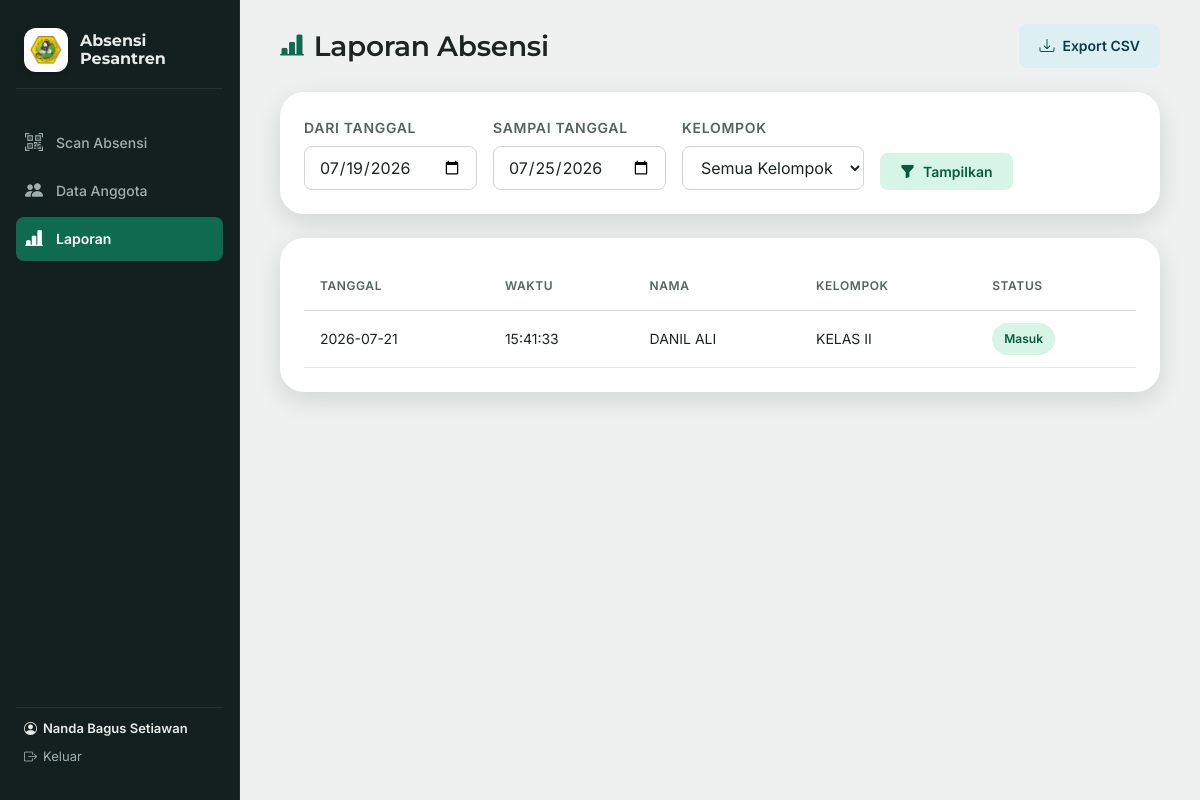
Before: /laporan (signed in) with the older database file.
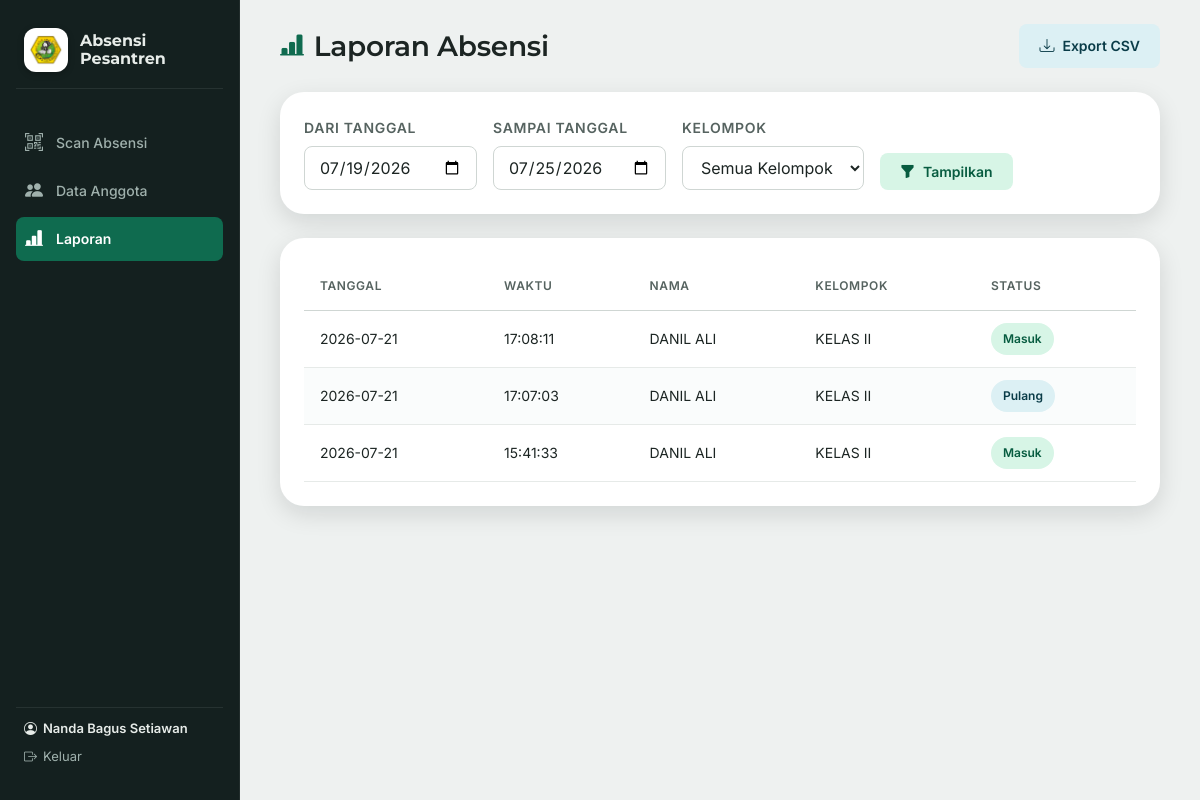
After: the same page with the newer database file.
### tables this page shows
CREATE TABLE absensi (
            id INTEGER PRIMARY KEY AUTOINCREMENT,
            anggota_id INTEGER NOT NULL,
            waktu TEXT NOT NULL,        -- timestamp lengkap ISO
            tanggal TEXT NOT NULL,      -- tanggal saja, buat gampang filter/laporan
            tipe TEXT NOT NULL,         -- 'masuk' atau 'pulang'
            FOREIGN KEY (anggota_id) REFERENCES anggota(id)
        );

CREATE TABLE anggota (
            id INTEGER PRIMARY KEY AUTOINCREMENT,
            kode_kartu TEXT UNIQUE NOT NULL,   -- kode dari hasil scan barcode/QR
            nama TEXT NOT NULL,
            kelompok TEXT,                      -- kelas/asrama/divisi
            status TEXT NOT NULL DEFAULT 'aktif',  -- aktif / nonaktif
            dibuat_pada TEXT NOT NULL
        , nis TEXT, alamat TEXT);

### app.py (the view)
@app.route("/laporan")
@login_required
def laporan():
    tanggal_akhir = request.args.get("sampai", date.today().isoformat())
    tanggal_mulai = request.args.get("dari", (date.today() - timedelta(days=6)).isoformat())
    kelompok = request.args.get("kelompok") or None
    data = db.get_laporan(tanggal_mulai, tanggal_akhir, kelompok)
    return render_template(
        "laporan.html",
        data=data,
        dari=tanggal_mulai,
        sampai=tanggal_akhir,
        kelompok_terpilih=kelompok,
        semua_kelompok=db.get_semua_kelompok(),
    )

### app.py (called while the page is built)
def login_required(view):
    @wraps(view)
    def wrapped(*args, **kwargs):
        if "user_id" not in session:
            return redirect(url_for("login"))
        return view(*args, **kwargs)
    return wrapped

@app.before_request
def pastikan_ada_admin():
    if request.endpoint in ("setup_admin", "static"):
        return
    if db.count_pengguna() == 0:
        return redirect(url_for("setup_admin"))

### database.py (called while the page is built)
def get_connection():
    conn = sqlite3.connect(DB_PATH)
    conn.row_factory = sqlite3.Row
    conn.execute("PRAGMA foreign_keys = ON")
    return conn

def count_pengguna():
    conn = get_connection()
    total = conn.execute("SELECT COUNT(*) AS c FROM pengguna").fetchone()["c"]
    conn.close()
    return total

def get_laporan(tanggal_mulai: str, tanggal_akhir: str, kelompok: str = None):
    conn = get_connection()
    query = """
        SELECT absensi.tanggal, absensi.waktu, absensi.tipe, anggota.nama, anggota.kelompok
        FROM absensi
        JOIN anggota ON anggota.id = absensi.anggota_id
        WHERE absensi.tanggal BETWEEN ? AND ?
    """
    params = [tanggal_mulai, tanggal_akhir]
    if kelompok:
        query += " AND anggota.kelompok = ?"
        params.append(kelompok)
    query += " ORDER BY absensi.waktu DESC"
    rows = conn.execute(query, params).fetchall()
    conn.close()
    return rows

def get_semua_kelompok():
    conn = get_connection()
    rows = conn.execute(
        "SELECT DISTINCT kelompok FROM anggota WHERE kelompok IS NOT NULL ORDER BY kelompok"
    ).fetchall()
    conn.close()
    return [r["kelompok"] for r in rows]

### templates/laporan.html (shortened to what this page needs)
{% extends "base.html" %}
{% block content %}
<div class="topbar">
  <h2><i class="bi bi-bar-chart-line-fill"></i> Laporan Absensi</h2>
  <a href="{{ url_for('export_laporan', dari=dari, sampai=sampai, kelompok=kelompok_terpilih) }}"
     class="btn btn-secondary"><i class="bi bi-download"></i> Export CSV</a>
</div>
<div class="card">
  <form method="GET" style="display:flex; gap: var(--space-sm); align-items:flex-end; flex-wrap: wrap;">
    <div class="field" style="margin-bottom:0;">
      <label for="dari">Dari Tanggal</label>
      <input type="date" id="dari" name="dari" value="{{ dari }}">
    </div>
    <div class="field" style="margin-bottom:0;">
      <label for="sampai">Sampai Tanggal</label>
      <input type="date" id="sampai" name="sampai" value="{{ sampai }}">
    </div>
    <div class="field" style="margin-bottom:0;">
      <label for="kelompok">Kelompok</label>
      <select id="kelompok" name="kelompok">
        <option value="">Semua Kelompok</option>
      </select>
    </div>
    <button type="submit" class="btn btn-primary"><i class="bi bi-funnel-fill"></i> Tampilkan</button>
  </form>
</div>
<div class="card">
  <table>
    <thead>
      <tr>
        <th>Tanggal</th>
        <th>Waktu</th>
        <th>Nama</th>
        <th>Kelompok</th>
        <th>Status</th>
      </tr>
    </thead>
    <tbody>
      {% for row in data %}
      <tr>
        <td>{{ row.tanggal }}</td>
        <td>{{ row.waktu[11:19] }}</td>
        <td>{{ row.nama }}</td>
        <td>{{ row.kelompok or '-' }}</td>
        <td><span class="chip chip-{{ row.tipe }}">{{ row.tipe|capitalize }}</span></td>
      </tr>
      {% else %}
      <tr><td colspan="5" style="color: var(--on-surface-variant);">Tidak ada data pada rentang tanggal ini.</td></tr>
      {% endfor %}
    </tbody>
  </table>
</div>
{% endblock %}

### templates/base.html (shortened to what this page needs)
<!DOCTYPE html>
<html lang="id">
<head>
  <link rel="stylesheet" href="https://cdn.jsdelivr.net/npm/bootstrap-icons@1.11.3/font/bootstrap-icons.css">
  <link rel="stylesheet" href="{{ url_for('static', filename='css/style.css') }}">
</head>
<body>
  <div class="app-shell">
    <aside class="sidebar">
      <div class="brand">
        <img src="{{ url_for('static', filename='img/logo.webp') }}" alt="Logo Pesantren" class="brand-logo">
        <span class="brand-name">Absensi Pesantren</span>
      </div>
      <nav>
        <a href="{{ url_for('beranda') }}" class="{{ 'active' if request.endpoint == 'beranda' }}">
          <i class="bi bi-qr-code-scan"></i><span class="label">Scan Absensi</span>
        </a>
        <a href="{{ url_for('daftar_anggota') }}" class="{{ 'active' if request.endpoint in ['daftar_anggota', 'tambah_anggota', 'ubah_anggota'] }}">
          <i class="bi bi-people-fill"></i><span class="label">Data Anggota</span>
        </a>
        <a href="{{ url_for('laporan') }}" class="{{ 'active' if request.endpoint == 'laporan' }}">
          <i class="bi bi-bar-chart-line-fill"></i><span class="label">Laporan</span>
        </a>
      </nav>
      <div class="footer-user">
        <div class="footer-user-name"><i class="bi bi-person-circle"></i> {{ session.get('nama_lengkap', '') }}</div>
        <a href="{{ url_for('logout') }}"><i class="bi bi-box-arrow-right"></i> Keluar</a>
      </div>
    </aside>
    <main class="main-content">
      {% block content %}{% endblock %}
    </main>
  </div>
</body>
</html>

Changed rows visible on the page:
added absensi: tanggal "2026-07-21", waktu "17:08:11", nama "DANIL ALI", kelompok "KELAS II", tipe "Masuk"
added absensi: tanggal "2026-07-21", waktu "17:07:03", nama "DANIL ALI", kelompok "KELAS II", tipe "Pulang"
